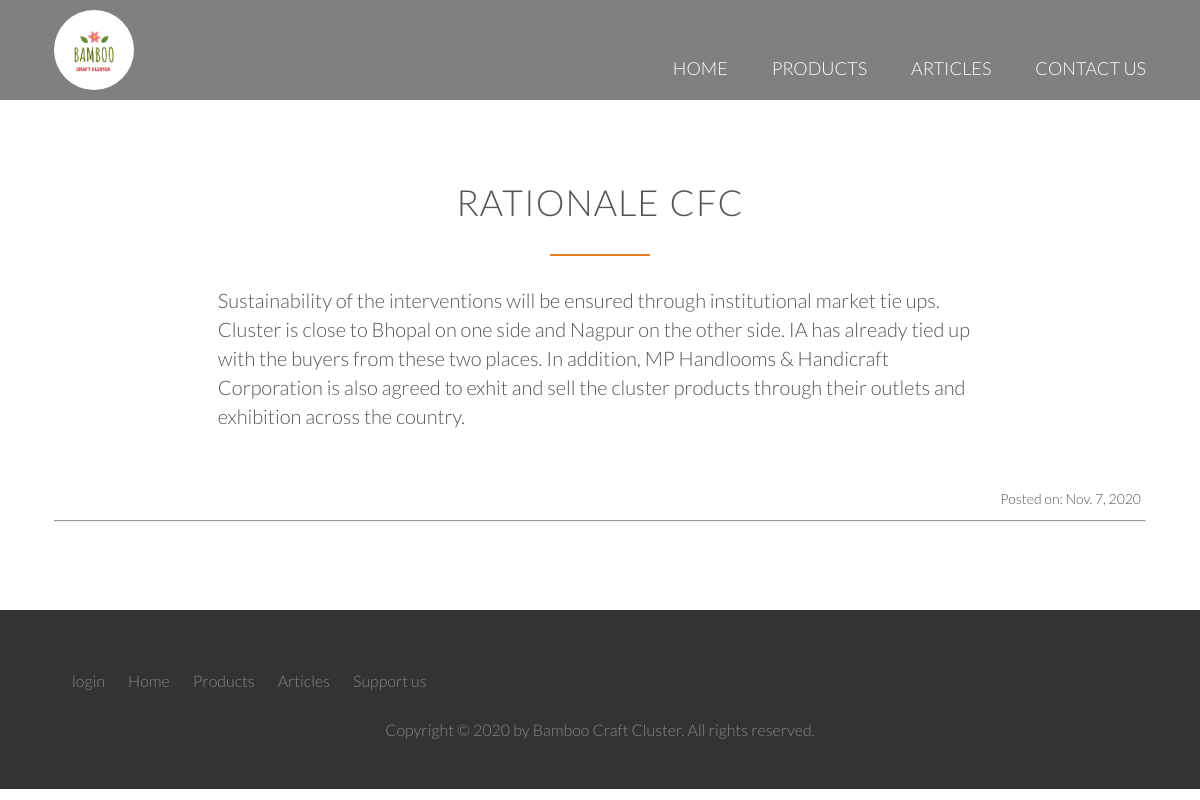
Page /cluster/articles/27/ on the committed database.
### cluster/models.py (models this page shows, shortened)
class Article(models.Model):
    a_title       = models.CharField(max_length=120, null=False)
    a_description = models.TextField(null=False)
    a_date        = models.DateTimeField(auto_now_add=True)

### cluster/views.py (the view)
# urls.py: path('articles/<int:pk>/', views.article_detail, name="article"),
def article_detail(request, pk):
	context = {}
	context["article"] = get_object_or_404(Article, id=pk)
	return render(request, 'cluster/article.html', context)

### cluster/templates/cluster/article.html (shortened to what this page needs)
{% extends 'cluster/base.html' %}
{% load static %}
{% block body_block %}
<div style="background-color: grey; ">{% include 'cluster/header2.html' %}</div>
 <section class="section-features js--section-features" id="features">
     <div class="row">
         <div class="article-box">
            <h2>{{article.a_title}}</h2>
            <p class="long-copy">{{article.a_description}}</p>
            <br>
            <p class="date_para">Posted on: {{article.a_date|date}}</p>
            <hr>
         </div>
     </div>
 </section>
{% endblock %}

### cluster/static/cluster/resources/css/style.css (style rules this page uses)
* { margin: 0; padding: 0; box-sizing: border-box; }
html, body { background-color: #fff; color: #555; font-family: 'Lato', 'Arial', sans-serif; font-weight: 300; font-size: 20px; text-rendering: optimizeLegibility; overflow-x: hidden; }
hr { margin-top: 8px; margin-bottom: 8px; }
.row { max-width: 1140px; margin: 0 auto; }
section { padding: 80px 0; }
h1, h2, h3, h4 { font-weight: 300; text-transform: uppercase; }
h2 { font-size: 180%; word-spacing: 2px; text-align: center; margin-bottom: 30px; letter-spacing: 1px; }
h2:after { display: block; height: 2px; background-color: #e67e22; content: " "; width: 100px; margin: 0 auto; margin-top: 30px; }
.long-copy { line-height: 145%; width: 70%; margin-left: 15%; }
.section-features .long-copy { margin-bottom: 30px; }
.date_para { text-align: right; font-size: 14px; padding: 5px; }

### cluster/static/cluster/resources/css/queries.css (style rules this page uses)
@media only screen and (max-width: 1200px) { .row { padding: 0 2%; } }

### rows in the picture
Article: a_title "RATIONALE CFC", a_description "Sustainability of the interventions will be ensured through institutional market tie ups. Cluster is close to Bhopal on one side and Nagpur on the other side. IA has already tied up with the buyers from these two places. In addition, MP Handlooms & Handicraft Corporation is also agreed to exhit and sell the cluster products through their outlets and exhibition across the country.", a_date "Nov. 7, 2020"
